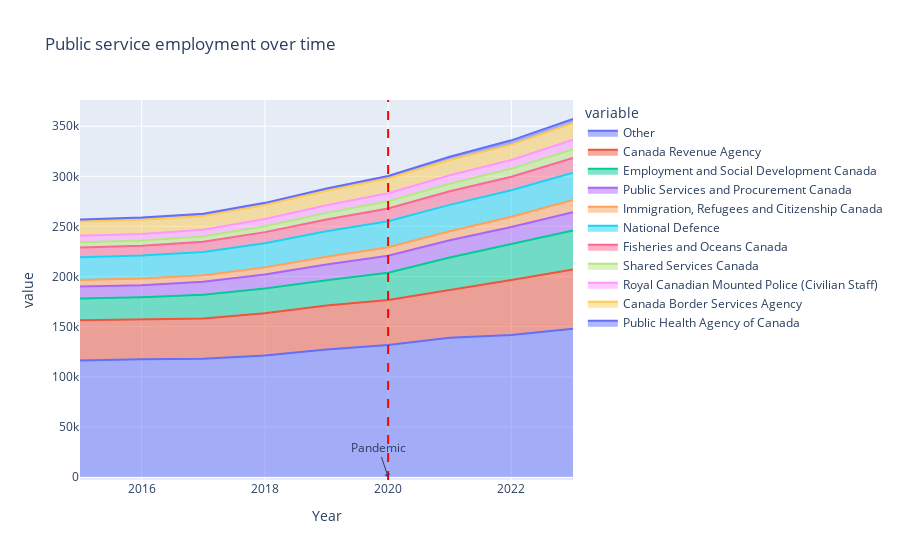

Source (notebook cell):
### Code cell
# Same thing but with the top 10 departments by growth in absolute numbers
df = dfs["dept"]
df = df.drop(columns=['Universe'])
df = df.query("Year >= 2015")

df_scaled = df.copy()
emp_2015 = df[df['Year'] == 2015]
emp_2015 = emp_2015.drop(columns=['Year']).set_index('Departments and Agencies')
df_scaled = df_scaled.merge(emp_2015, on='Departments and Agencies', how='left', suffixes=('', '_2015'))
df_scaled["Employees"] = df_scaled["Employees"] - df_scaled["Employees_2015"]

df_scaled = df_scaled.drop(columns=['Employees_2015'])

max_y = df_scaled["Employees"].max()
min_y = df_scaled["Employees"].min()

top_depts = df_scaled.query("Year == 2023").groupby(['Departments and Agencies']).sum().sort_values(by=['Employees'], ascending=False).head(10).index.tolist()


# group all but the top 10 departments into "other"
df["Departments and Agencies"] = df["Departments and Agencies"].apply(lambda x: x if x in top_depts else "Other")

# group by year and department
df = df.groupby(['Year', 'Departments and Agencies']).sum().reset_index()

# pivot to wide format
df = df.pivot(index='Year', columns='Departments and Agencies', values='Employees').reset_index()

# plot with plotly
import plotly.express as px

fig = px.area(df, x="Year", y=["Other"] + top_depts, title='Public service employment over time')

# Add a vertical line for Trudeau's election (2015)
# fig.add_vline(x=2015, line_width=2, line_dash="dash", line_color="blue")
# Add a vertical line for the pandemic (2020)
fig.add_vline(x=2020, line_width=2, line_dash="dash", line_color="red")
# Label the lines
# fig.add_annotation(x=2015, y=0, text="Trudeau elected", showarrow=True, arrowhead=1)
fig.add_annotation(x=2020, y=0, text="Pandemic", showarrow=True, arrowhead=1)
fig.show()

### Figure 1 — Plotly figure (JSON) as saved in the notebook; plotly's stock layout.template omitted (floating-point values rounded to 4 significant figures)
{"data": [{"fillpattern": {"shape": ""}, "hovertemplate": "variable=Other<br>Year=%{x}<br>value=%{y}<extra></extra>", "legendgroup": "Other", "line": {"color": "#636efa"}, "marker": {"symbol": "circle"}, "mode": "lines", "name": "Other", "orientation": "v", "showlegend": true, "stackgroup": "1", "type": "scatter", "x": [2015, 2016, 2017, 2018, 2019, 2020, 2021, 2022, 2023], "xaxis": "x", "y": [116350, 117558, 117978, 121309, 127201, 131709, 138960, 141720, 147995], "yaxis": "y"}, {"fillpattern": {"shape": ""}, "hovertemplate": "variable=Canada Revenue Agency<br>Year=%{x}<br>value=%{y}<extra></extra>", "legendgroup": "Canada Revenue Agency", "line": {"color": "#EF553B"}, "marker": {"symbol": "circle"}, "mode": "lines", "name": "Canada Revenue Agency", "orientation": "v", "showlegend": true, "stackgroup": "1", "type": "scatter", "x": [2015, 2016, 2017, 2018, 2019, 2020, 2021, 2022, 2023], "xaxis": "x", "y": [40059, 39484, 40223, 42152, 43908, 45019, 47426, 54933, 59019], "yaxis": "y"}, {"fillpattern": {"shape": ""}, "hovertemplate": "variable=Employment and Social Development Canada<br>Year=%{x}<br>value=%{y}<extra></extra>", "legendgroup": "Employment and Social Development Canada", "line": {"color": "#00cc96"}, "marker": {"symbol": "circle"}, "mode": "lines", "name": "Employment and Social Development Canada", "orientation": "v", "showlegend": true, "stackgroup": "1", "type": "scatter", "x": [2015, 2016, 2017, 2018, 2019, 2020, 2021, 2022, 2023], "xaxis": "x", "y": [21707, 22312, 23729, 24739, 25160, 27115, 32697, 35609, 38983], "yaxis": "y"}, {"fillpattern": {"shape": ""}, "hovertemplate": "variable=Public Services and Procurement Canada<br>Year=%{x}<br>value=%{y}<extra></extra>", "legendgroup": "Public Services and Procurement Canada", "line": {"color": "#ab63fa"}, "marker": {"symbol": "circle"}, "mode": "lines", "name": "Public Services and Procurement Canada", "orientation": "v", "showlegend": true, "stackgroup": "1", "type": "scatter", "x": [2015, 2016, 2017, 2018, 2019, 2020, 2021, 2022, 2023], "xaxis": "x", "y": [12092, 12061, 12894, 13988, 15721, 16892, 17085, 17178, 18114], "yaxis": "y"}, {"fillpattern": {"shape": ""}, "hovertemplate": "variable=Immigration, Refugees and Citizenship Canada<br>Year=%{x}<br>value=%{y}<extra></extra>", "legendgroup": "Immigration, Refugees and Citizenship Canada", "line": {"color": "#FFA15A"}, "marker": {"symbol": "circle"}, "mode": "lines", "name": "Immigration, Refugees and Citizenship Canada", "orientation": "v", "showlegend": true, "stackgroup": "1", "type": "scatter", "x": [2015, 2016, 2017, 2018, 2019, 2020, 2021, 2022, 2023], "xaxis": "x", "y": [6385, 6587, 6465, 6993, 7864, 8496, 8991, 10248, 12258], "yaxis": "y"}, {"fillpattern": {"shape": ""}, "hovertemplate": "variable=National Defence<br>Year=%{x}<br>value=%{y}<extra></extra>", "legendgroup": "National Defence", "line": {"color": "#19d3f3"}, "marker": {"symbol": "circle"}, "mode": "lines", "name": "National Defence", "orientation": "v", "showlegend": true, "stackgroup": "1", "type": "scatter", "x": [2015, 2016, 2017, 2018, 2019, 2020, 2021, 2022, 2023], "xaxis": "x", "y": [22611, 22954, 23178, 24024, 25278, 26047, 26422, 26399, 27356], "yaxis": "y"}, {"fillpattern": {"shape": ""}, "hovertemplate": "variable=Fisheries and Oceans Canada<br>Year=%{x}<br>value=%{y}<extra></extra>", "legendgroup": "Fisheries and Oceans Canada", "line": {"color": "#FF6692"}, "marker": {"symbol": "circle"}, "mode": "lines", "name": "Fisheries and Oceans Canada", "orientation": "v", "showlegend": true, "stackgroup": "1", "type": "scatter", "x": [2015, 2016, 2017, 2018, 2019, 2020, 2021, 2022, 2023], "xaxis": "x", "y": [9858, 9901, 10230, 11138, 11911, 12654, 13526, 13537, 14526], "yaxis": "y"}, {"fillpattern": {"shape": ""}, "hovertemplate": "variable=Shared Services Canada<br>Year=%{x}<br>value=%{y}<extra></extra>", "legendgroup": "Shared Services Canada", "line": {"color": "#B6E880"}, "marker": {"symbol": "circle"}, "mode": "lines", "name": "Shared Services Canada", "orientation": "v", "showlegend": true, "stackgroup": "1", "type": "scatter", "x": [2015, 2016, 2017, 2018, 2019, 2020, 2021, 2022, 2023], "xaxis": "x", "y": [5236, 5157, 5257, 5816, 6528, 7185, 7553, 7948, 8879], "yaxis": "y"}, {"fillpattern": {"shape": ""}, "hovertemplate": "variable=Royal Canadian Mounted Police (Civilian Staff)<br>Year=%{x}<br>value=%{y}<extra></extra>", "legendgroup": "Royal Canadian Mounted Police (Civilian Staff)", "line": {"color": "#FF97FF"}, "marker": {"symbol": "circle"}, "mode": "lines", "name": "Royal Canadian Mounted Police (Civilian Staff)", "orientation": "v", "showlegend": true, "stackgroup": "1", "type": "scatter", "x": [2015, 2016, 2017, 2018, 2019, 2020, 2021, 2022, 2023], "xaxis": "x", "y": [6437, 6571, 6801, 7240, 7564, 8022, 8436, 8690, 9386], "yaxis": "y"}, {"fillpattern": {"shape": ""}, "hovertemplate": "variable=Canada Border Services Agency<br>Year=%{x}<br>value=%{y}<extra></extra>", "legendgroup": "Canada Border Services Agency", "line": {"color": "#FECB52"}, "marker": {"symbol": "circle"}, "mode": "lines", "name": "Canada Border Services Agency", "orientation": "v", "showlegend": true, "stackgroup": "1", "type": "scatter", "x": [2015, 2016, 2017, 2018, 2019, 2020, 2021, 2022, 2023], "xaxis": "x", "y": [14113, 14171, 13707, 14013, 14469, 14971, 15224, 15441, 16520], "yaxis": "y"}, {"fillpattern": {"shape": ""}, "hovertemplate": "variable=Public Health Agency of Canada<br>Year=%{x}<br>value=%{y}<extra></extra>", "legendgroup": "Public Health Agency of Canada", "line": {"color": "#636efa"}, "marker": {"symbol": "circle"}, "mode": "lines", "name": "Public Health Agency of Canada", "orientation": "v", "showlegend": true, "stackgroup": "1", "type": "scatter", "x": [2015, 2016, 2017, 2018, 2019, 2020, 2021, 2022, 2023], "xaxis": "x", "y": [2186, 2223, 2234, 2159, 2379, 2340, 3281, 4254, 4211], "yaxis": "y"}], "layout": {"annotations": [{"arrowhead": 1, "showarrow": true, "text": "Pandemic", "x": 2020, "y": 0}], "legend": {"title": {"text": "variable"}, "tracegroupgap": 0}, "shapes": [{"line": {"color": "red", "dash": "dash", "width": 2}, "type": "line", "x0": 2020, "x1": 2020, "xref": "x", "y0": 0, "y1": 1, "yref": "y domain"}], "title": {"text": "Public service employment over time"}, "xaxis": {"anchor": "y", "domain": [0, 1], "title": {"text": "Year"}}, "yaxis": {"anchor": "x", "domain": [0, 1], "title": {"text": "value"}}}}
